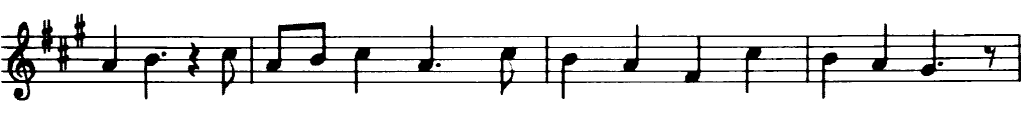
#> input picture image4labs/music.png, 1024 x 134 px
$ jupyter execute 'Извлечение горизонтальных и вертикальных линий с помощью морфологических операций..ipynb'
#> lines starting #> are read from the running program, lines starting #| are printed output that depends on the picture; after the words box and inside, x2 and y2 are one past the last pixel; in counts of white or black regions, pixels touching at a corner belong together
[cell 1]
import cv2 as cv
import matplotlib.pyplot as plt
import numpy as np

[cell 2]
src = cv.imread(
    '../../image4labs/music.png', cv.IMREAD_COLOR)
#> src is the input picture: shape (134, 1024, 3); min 0, max 255, mean 229.4

# Check if image is loaded fine
if src is None:
    print('Error opening image')

# Show source image
plt.imshow(src)

[cell 3]
if len(src.shape) != 2:
    gray = cv.cvtColor(src, cv.COLOR_RGB2GRAY)
else:
    gray = src

plt.imshow(gray, cmap="gray")

[cell 4]
# Apply adaptiveThreshold at the bitwise_not of gray, notice the ~ symbol
gray = cv.bitwise_not(gray)
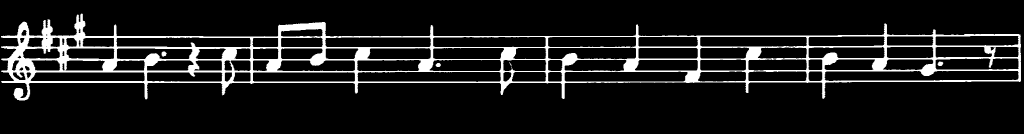
#> gray: shape (134, 1024); min 0, max 255, mean 25.6
bw = cv.adaptiveThreshold(gray, 255, cv.ADAPTIVE_THRESH_MEAN_C,
                          cv.THRESH_BINARY, 13, -2)
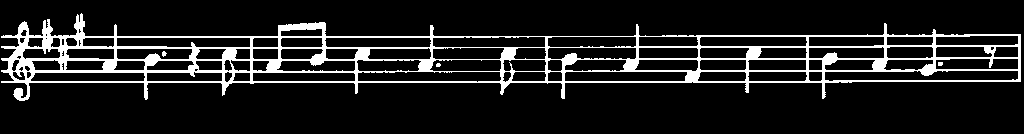
#> bw: shape (134, 1024); 11.6% white; 4 white regions (2 under 20 px), largest, box (x1, y1, x2, y2) and area: (1, 13, 1021, 101) 15926, (162, 51, 167, 57) 20

plt.imshow(bw, cmap="gray")

[cell 5]
horizontal = np.copy(bw)
vertical = np.copy(bw)

[cell 6]
# Specify size on horizontal axis
cols = horizontal.shape[1]
#> cols = 1024
horizontal_size = cols // 30
#> horizontal_size = 34

# Create structure element for extracting horizontal lines through morphology operations
horizontalStructure = cv.getStructuringElement(
    cv.MORPH_RECT, (horizontal_size, 1))

# Apply morphology operations
horizontal = cv.erode(horizontal, horizontalStructure)
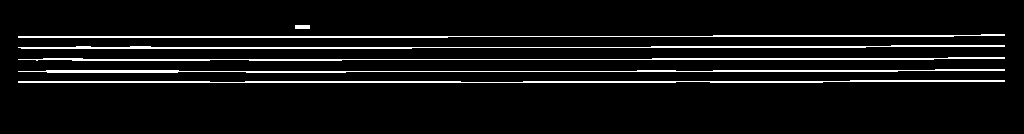
#> horizontal: shape (134, 1024); 6.2% white in thin lines or dots, all inside (x1, y1, x2, y2) = (18, 25, 1005, 83)
horizontal = cv.dilate(horizontal, horizontalStructure)
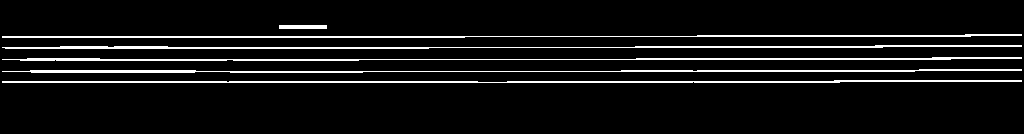
#> horizontal: shape (134, 1024); 7% white in thin lines or dots, all inside (x1, y1, x2, y2) = (2, 25, 1022, 83)

plt.imshow(horizontal, 'gray')

[cell 7]
# Specify size on vertical axis
rows = vertical.shape[0]
#> rows = 134
verticalsize = rows // 30
#> verticalsize = 4

# Create structure element for extracting vertical lines through morphology operations
verticalStructure = cv.getStructuringElement(cv.MORPH_RECT, (1, verticalsize))
#> verticalStructure = [1, 1, 1, 1]

# Apply morphology operations
vertical = cv.erode(vertical, verticalStructure)
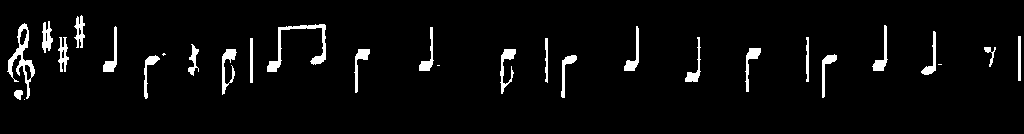
#> vertical: shape (134, 1024); 4% white; 29 white regions (4 under 20 px), largest, box (x1, y1, x2, y2) and area: (7, 23, 35, 99) 585, (267, 24, 326, 72) 583, (222, 49, 237, 95) 285
vertical = cv.dilate(vertical, verticalStructure)
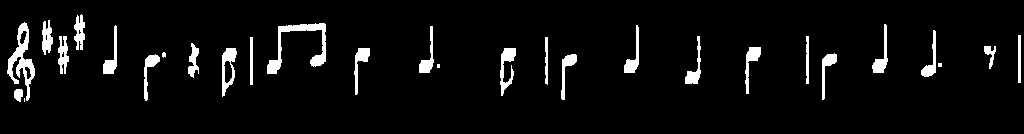
#> vertical: shape (134, 1024); 5.2% white; 29 white regions (4 under 20 px), largest, box (x1, y1, x2, y2) and area: (267, 23, 326, 74) 814, (7, 22, 35, 101) 777, (222, 48, 237, 97) 366

# Show extracted vertical lines
plt.imshow(vertical, 'grey')

[cell 8]
# Inverse vertical image
vertical = cv.bitwise_not(vertical)
plt.imshow(vertical, 'grey')
